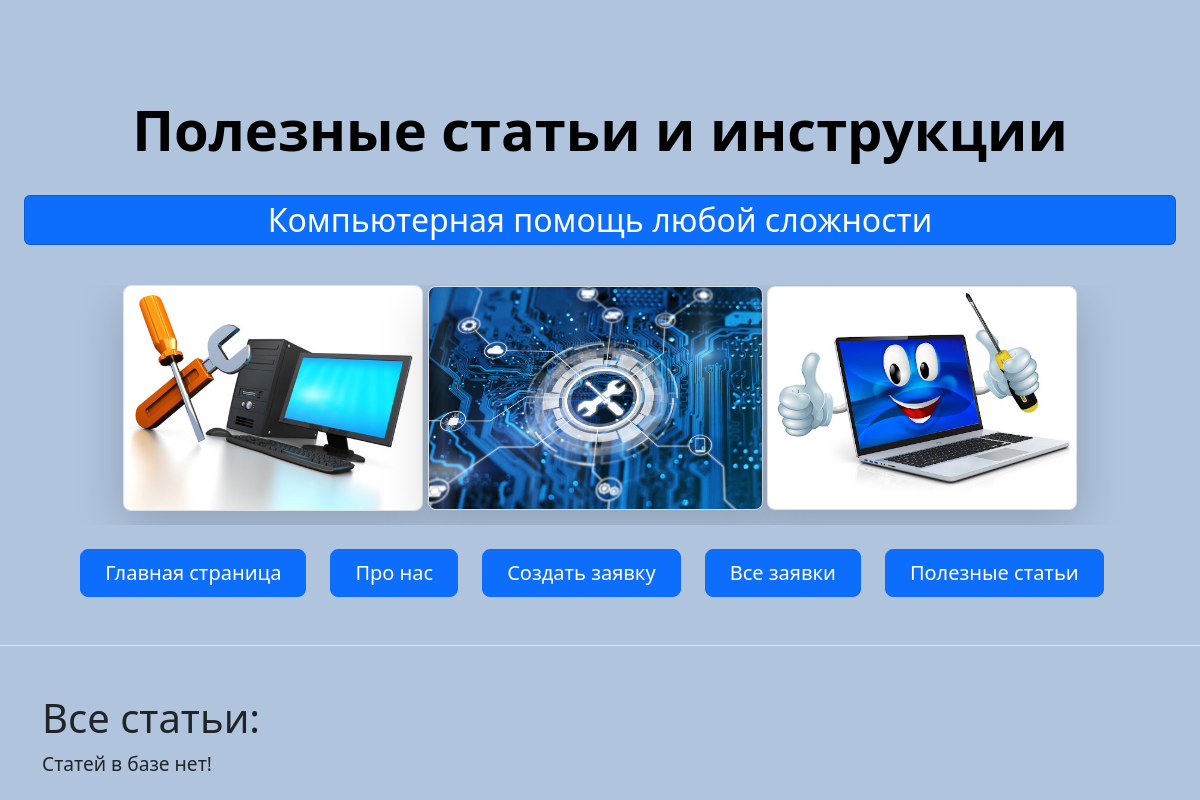
/articles, run on an earlier commit of the app's database.
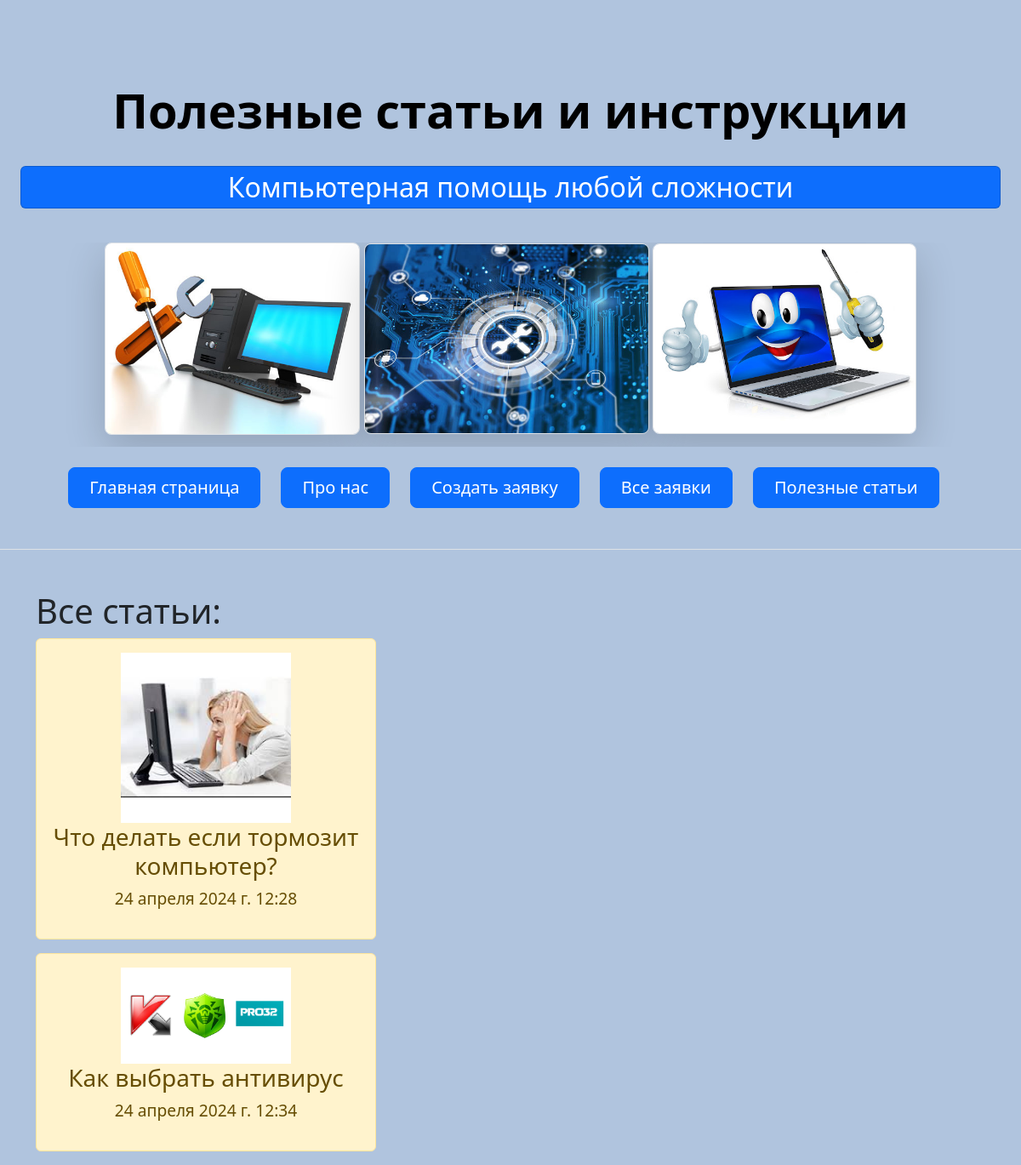
And on a later commit of the database.
### main/models.py (models this page shows, shortened)
class Article(models.Model):
    name = models.CharField('Название статьи', max_length=50)
    image = models.ImageField('Изображение', blank=True, null=True, upload_to='main')
    text = models.TextField('Текст статьи')
    source = models.CharField('Источник', max_length=50)
    date = models.DateTimeField('Дата публикации', default=datetime.now)
    class Meta:
        verbose_name = 'Статьи'
        verbose_name_plural = 'Статьи'

### main/views.py (the view)
# urls.py: path('articles', views.articles, name='articles'),
def articles(request):
    article = Article.objects.all()
    return render(request, 'main/articles.html', {'articles': article})

### main/templates/main/articles.html (shortened to what this page needs)
{% extends 'main/base.html' %}
{% block name %}
Полезные статьи и инструкции
{% endblock %}
{% block content %}
    <h1>Все статьи:</h1>
    {% if articles %}
        {% for art in articles %}
            <div class="alert alert-warning" style="width:400px; text-align:center;">
                <a href="{% url 'single' art.id %}"><img src='{{ art.image.url }}' width="200px"></a>
                <h3>{{ art.name }}</h3>
                <p>{{ art.date }}</p>
            </div>
        {% endfor %}
    {% else %}
        <p>Статей в базе нет!</p>
    {% endif %}
{% endblock %}

### main/templates/main/base.html (shortened to what this page needs)
{% load static %}
<!doctype html>
<html lang="ru">
<head>
    <link rel="stylesheet" href="https://cdn.jsdelivr.net/npm/bootstrap@5.3.2/dist/css/bootstrap.min.css">
    <link rel="stylesheet" href="{% static 'main/css/main.css' %}">
</head>
<body>
<div class="px-4 pt-5 my-5 text-center border-bottom">
    <h1 class="display-4 fw-bold text-body-emphasis" >{% block name %}{% endblock %}</h1><br>
    <div>
      <p class="card bg-primary text-white" style="font-size:200%">Компьютерная помощь любой сложности</p><br>
    </div>
    <div class="overflow-hidden" style="max-height: 30vh;">
        <div class="container px-5">
            <img src="{% static 'main/images/service1.jpg' %}" class="img-fluid border rounded-3 shadow-lg mb-4" alt="My image_1" width="300" height="200" loading="lazy">
            <img src="{% static 'main/images/it.jpg' %}" class="img-fluid border rounded-3 shadow-lg mb-4" alt="My image_2" width="335" height="200" loading="lazy">
            <img src="{% static 'main/images/service2.jpg' %}" class="img-fluid border rounded-3 shadow-lg mb-4" alt="My image_3" width="310" height="200" loading="lazy">
        </div>
    </div> <br>
    <div class="d-grid gap-2 d-sm-flex justify-content-sm-center mb-5">
        <a class="btn btn-primary btn-lg px-4 me-sm-3" href="{% url 'home' %}">Главная страница</a>
        <a class="btn btn-primary btn-lg px-4 me-sm-3" href="{% url 'about' %}">Про нас</a>
        <a class="btn btn-primary btn-lg px-4 me-sm-3" href="{% url 'create' %}">Создать заявку</a>
        <a class="btn btn-primary btn-lg px-4 me-sm-3" href="{% url 'orders' %}">Все заявки</a>
        <a class="btn btn-primary btn-lg px-4 me-sm-3" href="{% url 'articles' %}">Полезные статьи</a>
      </div>
    </div>
    <div class="container" style="font-size:120%">
        {% block content %}{% endblock %}
    </div>
</body>
</html>

### main/static/main/css/main.css (style rules this page uses)
body { background: #B0C4DE; }

What changed in the data, as far as the page shows it:
added Article: image (picture), name "Что делать если тормозит компьютер?", date "24 апреля 2024 г. 12:28"
added Article: image (picture), name "Как выбрать антивирус", date "24 апреля 2024 г. 12:34"
Also different on the page:
text no longer shown: "Статей в базе нет!"
